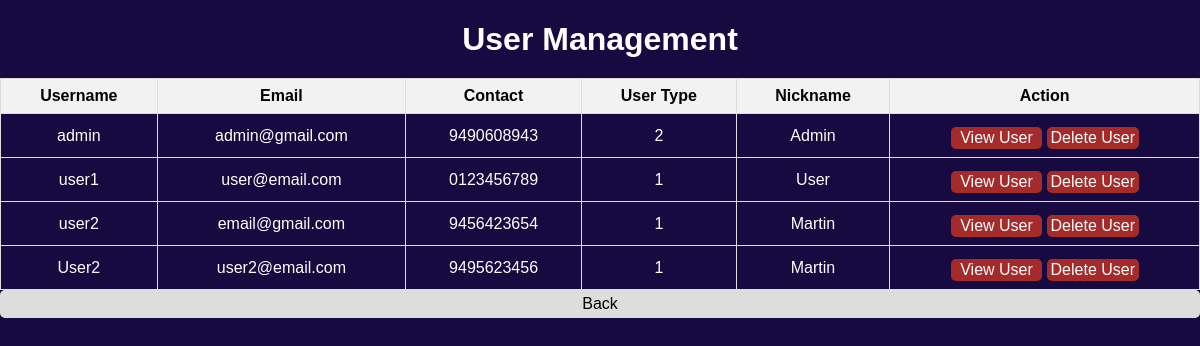
Screenshot of /users with the database file from the repository.
### models.py (models this page shows)
class Users(db.Model):
    username = db.Column(db.String(),primary_key=True)
    password = db.Column(db.String(),nullable=False)
    name = db.Column(db.String())
    email = db.Column(db.String())
    contact = db.Column(db.String())
    usertype = db.Column(db.Integer())
    flagged = db.Column(db.Integer())
    nickname = db.Column(db.String())
    songs = db.relationship("Song", backref= 'created_by', cascade = "all, delete")

### app.py (the view)
@app.route('/users')
def user_management():
    users = Users.query.all()  # Retrieve all users from the database
    return render_template('users.html', users=users)

### templates/users.html (shortened to what this page needs)
<!DOCTYPE html>
<html lang="en">
<head>
    <link rel="stylesheet" href="/static/users.css">
</head>
<body>
    <h1>User Management</h1>
    <table class="user-table">
        <thead>
            <tr>
                <th>Username</th>
                <th>Email</th>
                <th>Contact</th>
                <th>User Type</th>
                <th>Nickname</th>
                <th>Action</th>
            </tr>
        </thead>
        <tbody>
            {% for user in users %}
            {%if user.flagged==1%}
            <tr class="flagged">
                <td>{{ user.username }}</td>
                <td>{{ user.email }}</td>
                <td>{{ user.contact }}</td>
                <td>{{ user.usertype }}</td>
                <td>{{ user.nickname }}</td>
                <td>
                    <a href="/admin/{{user.username}}/view_user">View User</a>
                    <a href="/admin/{{user.username}}/delete_user">Delete User</a>
                </td>
            </tr>
            {%else%}
            <tr>
                <td>{{ user.username }}</td>
                <td>{{ user.email }}</td>
                <td>{{ user.contact }}</td>
                <td>{{ user.usertype }}</td>
                <td>{{ user.nickname }}</td>
                <td>
                    <a href="/admin/{{user.username}}/view_user">View User</a>
                    <a href="/admin/{{user.username}}/delete_user">Delete User</a>
                </td>
            </tr>
            {%endif%}
            {% endfor %}
        </tbody>
    </table>
    <a href="/admin">Back</a>
</body>
</html>

### static/users.css (style rules this page uses)
body { font-family: Arial, sans-serif; margin: 0; padding: 0; background-color:#160a41; color:#ffffff; text-align: center; }
h1 { text-align: center; margin-bottom: 20px; }
a { text-decoration: none; display: block; background-color: #ddd; color: #000; padding: 5px; border-radius: 5px; }
.user-table { width: 100%; border-collapse: collapse; }
.user-table th, .user-table td { padding: 8px; text-align: left; border: 1px solid #ddd; text-align:center; }
.user-table th { background-color: #f2f2f2; color: #000; }
.user-table td a { border-radius:5px; text-decoration:none; color:white; display: inline-block; padding:2px; width:30%; text-align:center; background-color:brown; margin-top:5px; }
.user-table tr:nth-child(even) { background-color: "blue"; }

### rows the page displays
Users: username "admin", email "admin@gmail.com", contact "9490608943", usertype "2", nickname "Admin"
Users: username "user1", email "user@email.com", contact "0123456789", usertype "1", nickname "User"
Users: username "user2", email "email@gmail.com", contact "9456423654", usertype "1", nickname "Martin"
Users: username "User2", email "user2@email.com", contact "9495623456", usertype "1", nickname "Martin"
